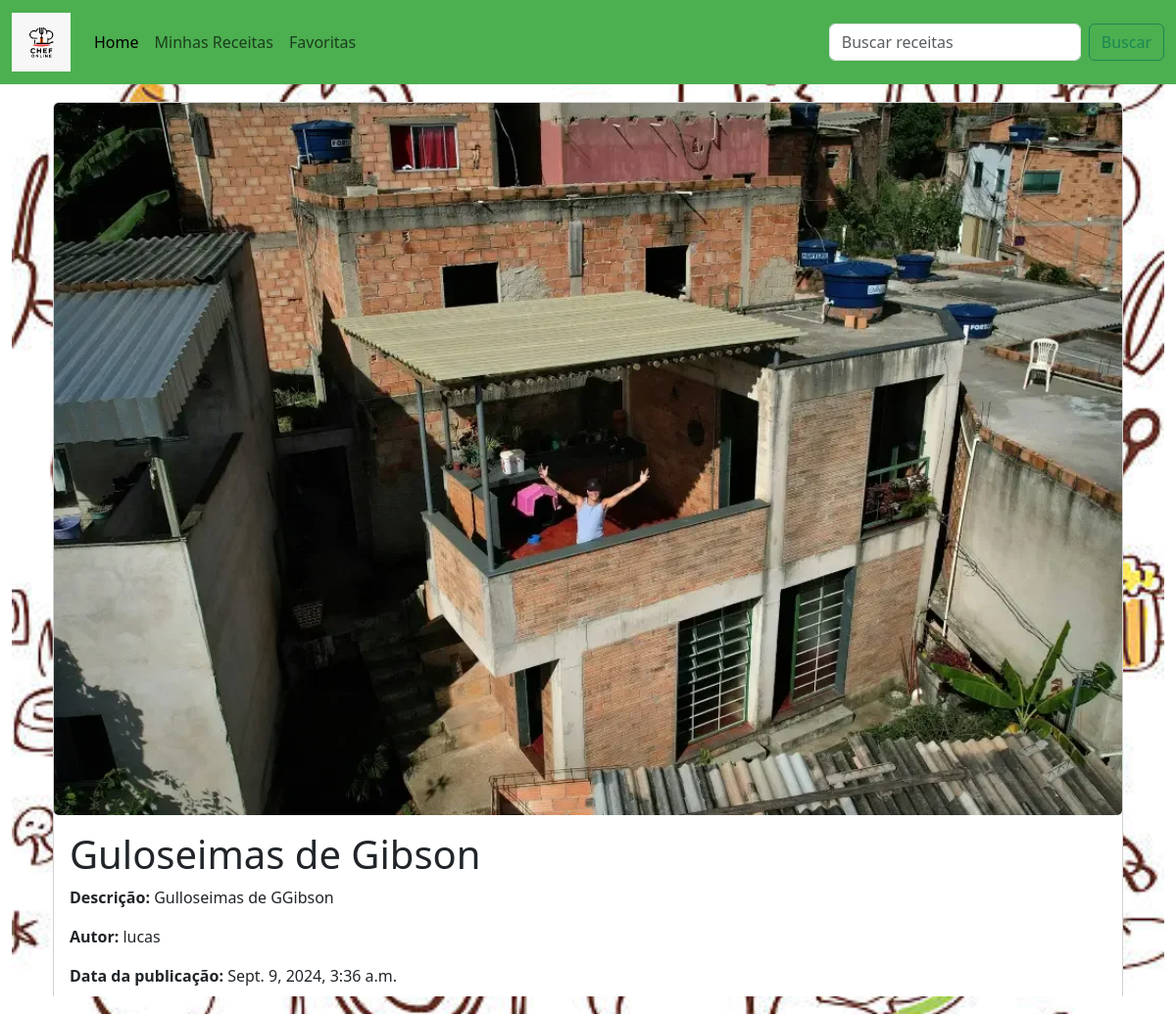
The page /detalhes/6/ on the database its author committed.
### publicacoes/models.py (models this page shows, shortened)
class Publicacao(models.Model):
    titulo = models.CharField(max_length=255)
    descricao = models.TextField()
    foto = models.ImageField(upload_to='fotos_receitas/')
    autor = models.ForeignKey(User, on_delete=models.CASCADE)
    likes = models.PositiveIntegerField(default=0)  # Atributo curtidas
    data_criacao = models.DateTimeField(auto_now_add=True)

### publicacoes/views.py (the view)
# urls.py: path('detalhes/<int:pk>/', views.detalhes_publicacao, name='detalhes_publicacao'),
def detalhes_publicacao(request, pk):
    publicacao = get_object_or_404(Publicacao, pk=pk)
    return render(request, 'detalhes_publicacao.html', {'publicacao': publicacao})

### publicacoes/templates/detalhes_publicacao.html (shortened to what this page needs)
{% extends 'base.html' %}
{% load static %}
{% block content %}
<div class="container">
    <div class="card">
        <img src="{{ publicacao.foto.url }}" alt="Foto da publicação" class="card-img">
        <div class="card-body">
            <h1>{{ publicacao.titulo }}</h1>
            <p class="description"><strong>Descrição:</strong> {{ publicacao.descricao }}</p>
            <p><strong>Autor:</strong> {{ publicacao.autor.username }}</p>
            <p><strong>Data da publicação:</strong> {{ publicacao.data_criacao }}</p>
        </div>
    </div>
</div>
{% endblock %}

### rows shown on the page
Publicacao: foto (picture), titulo "Guloseimas de Gibson", descricao "Gulloseimas de GGibson", autor.username "lucas", data_criacao "Sept. 9, 2024, 3:36 a.m."
